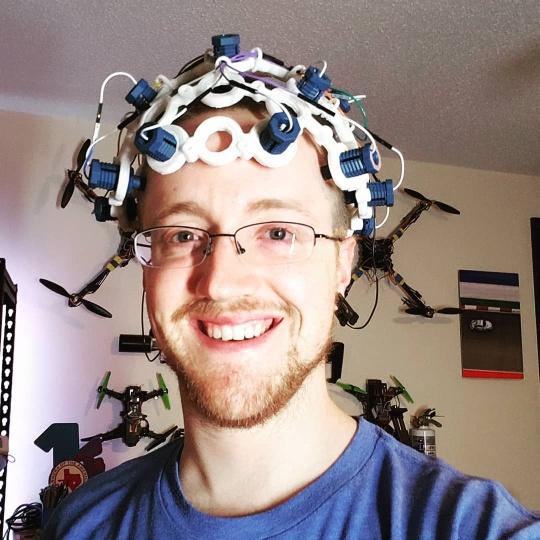
#> input picture Face Detection/known_faces/adi/bci.jpg, 540 x 540 px, given in place of the camera
$ python collect_data.py
#> lines starting #> are read from the running program, lines starting #| are printed output that depends on the picture; after the words box and inside, x2 and y2 are one past the last pixel; in counts of white or black regions, pixels touching at a corner belong together
import cv2
import os
from datetime import datetime

# Emotion labels and number of samples per class
EMOTIONS = ["Angry", "Disgust", "Fear", "Happy", "Sad", "Surprise", "Neutral"]
SAMPLES_PER_CLASS = 100
DATASET_PATH = "collected_dataset"

# Create folders
for emotion in EMOTIONS:
    os.makedirs(os.path.join(DATASET_PATH, emotion), exist_ok=True)

# Load face detector
face_cascade = cv2.CascadeClassifier(cv2.data.haarcascades + "haarcascade_frontalface_default.xml")
cap = cv2.VideoCapture(0)

if not cap.isOpened():
    print("❌ Webcam not accessible")
    exit()

print("Press keys to select emotion:")
for i, emo in enumerate(EMOTIONS):
    print(f"Press {i} for '{emo}'")

current_emotion = None
counters = {emo: len(os.listdir(os.path.join(DATASET_PATH, emo))) for emo in EMOTIONS}

while True:
    ret, frame = cap.read()
#> frame is the input picture: shape (540, 540, 3); mean B, G, R 131.4, 134, 148.8
    if not ret:
        break

    key = cv2.waitKey(1)
#> (key q is pressed here)

    # Set emotion from keypress
    if key in range(ord('0'), ord('0') + len(EMOTIONS)):
        current_emotion = EMOTIONS[key - ord('0')]
        print(f"🎯 Collecting for: {current_emotion}")

    gray = cv2.cvtColor(frame, cv2.COLOR_BGR2GRAY)
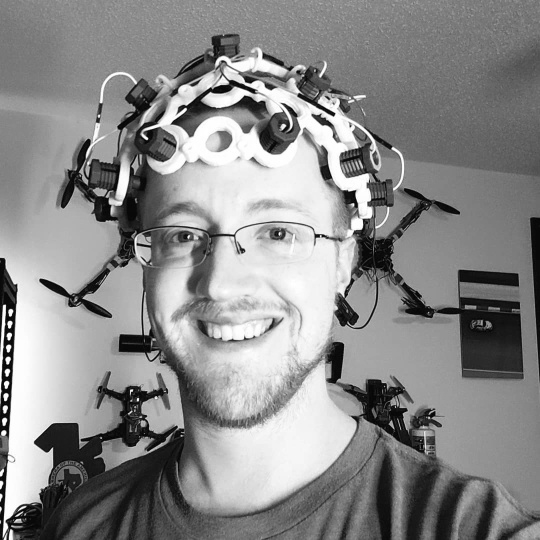
#> gray: shape (540, 540); min 0, max 255, mean 138.2
    faces = face_cascade.detectMultiScale(gray, scaleFactor=1.3, minNeighbors=5)
#> faces = [[112, 144, 248, 248]]

    for (x, y, w, h) in faces:
        if current_emotion and counters[current_emotion] < SAMPLES_PER_CLASS:
            face = gray[y:y+h, x:x+w]
            face = cv2.resize(face, (48, 48))

            filename = f"{datetime.now().strftime('%Y%m%d%H%M%S%f')}.jpg"
            save_path = os.path.join(DATASET_PATH, current_emotion, filename)
            cv2.imwrite(save_path, face)

            counters[current_emotion] += 1
            print(f"📸 Saved {current_emotion}: {counters[current_emotion]}/{SAMPLES_PER_CLASS}")

        # Draw rectangle on frame
        cv2.rectangle(frame, (x, y), (x+w, y+h), (0, 255, 0), 2)
        if current_emotion:
            cv2.putText(frame, current_emotion, (x, y-10), cv2.FONT_HERSHEY_SIMPLEX,
                        0.7, (0, 255, 0), 2, cv2.LINE_AA)
#> this loop made 1 pass
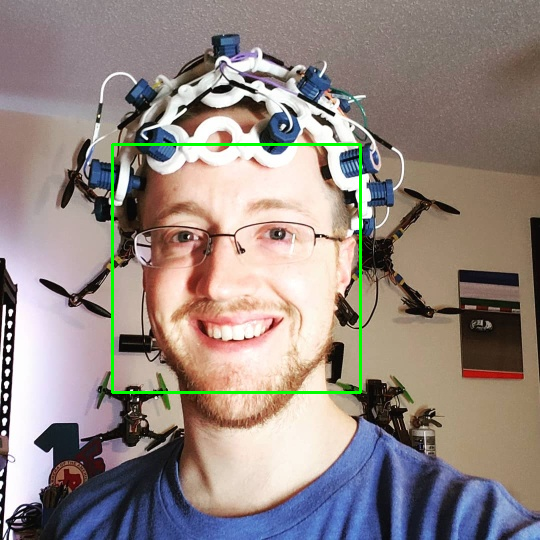
#> frame: shape (540, 540, 3); 1.02% of pixels changed, all inside (x1, y1, x2, y2) = (111, 143, 362, 394)
#> after the loop, counters = {'Angry': 0, 'Disgust': 0, 'Fear': 0, 'Happy': 0, 'Sad': 0, 'Surprise': 0, 'Neutral': 0}

    # Display
    cv2.imshow("Collecting Data - Press 'q' to Quit", frame)

    if key == ord('q'):
        break

cap.release()
cv2.destroyAllWindows()
print("✅ Data collection completed.")

$ run again, on Face Detection/known_faces/adi/ad6c5200477bd377f69a8d3dc9a7f3cd.png
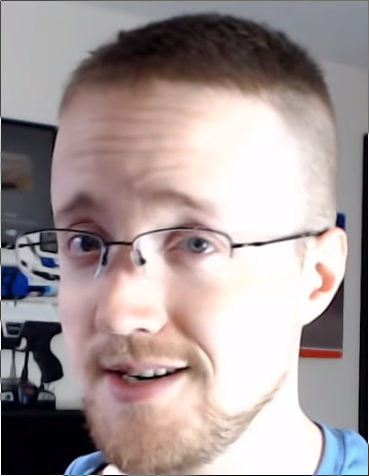
#> input picture Face Detection/known_faces/adi/ad6c5200477bd377f69a8d3dc9a7f3cd.png, 369 x 476 px, given in place of the camera
#> frame is the input picture: shape (476, 369, 3); mean B, G, R 151.9, 151.9, 164.6
#> `gray = cv2.cvtColor(frame, cv2.COLOR_BGR2GRAY)`:
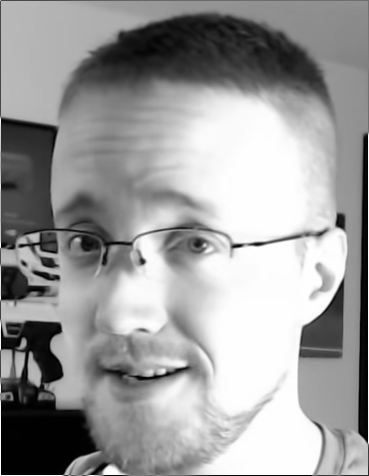
#> gray: shape (476, 369); min 0, max 255, mean 155.7
#> faces = ()
#> after the loop `for (x, y, w, h) in faces:`: counters = {'Angry': 0, 'Disgust': 0, 'Fear': 0, 'Happy': 0, 'Sad': 0, 'Surprise': 0, 'Neutral': 0}
